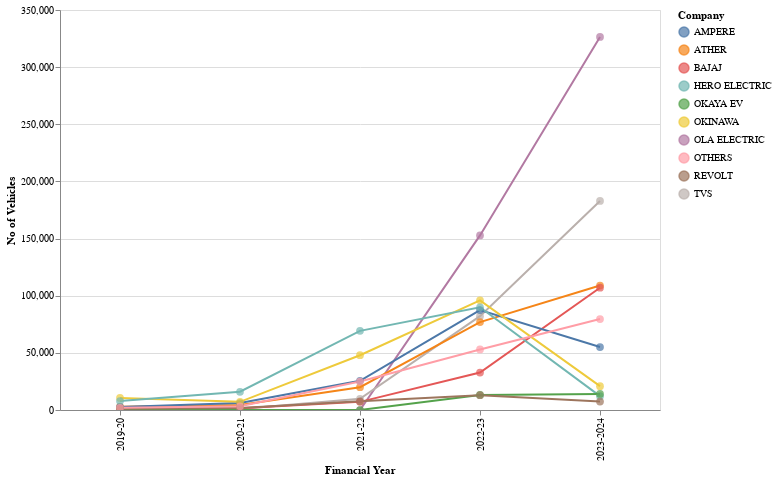

Here is the notebook cell this chart was saved with:
### Code cell
import altair as alt

# Reshape the data for plotting
df_melted = df3.melt(id_vars=['Company'],
                     value_vars=['2019-20', '2020-21', '2021-22', '2022-23', '2023-2024'],
                     var_name='Financial Year',
                     value_name='No of Vehicles')

# Create the line chart with highlighted points
chart = alt.Chart(df_melted).mark_line().encode(
    x='Financial Year',
    y='No of Vehicles',
    color='Company'
).properties(
    width=600,
    height=400
).interactive()

# Add points to highlight the data
chart = chart + alt.Chart(df_melted).mark_point(filled=True, size=60).encode(
    x='Financial Year',
    y='No of Vehicles',
    color='Company',
    tooltip=['Company', 'Financial Year', 'No of Vehicles']
)

chart

### Figure 1 — Vega-Lite specification as saved in the notebook (floating-point values rounded to 4 significant figures)
{"config": {"view": {"continuousWidth": 400, "continuousHeight": 300}}, "layer": [{"mark": "line", "encoding": {"color": {"field": "Company", "type": "nominal"}, "x": {"field": "Financial Year", "type": "nominal"}, "y": {"field": "No of Vehicles", "type": "quantitative"}}, "height": 400, "selection": {"selector003": {"type": "interval", "bind": "scales", "encodings": ["x", "y"]}}, "width": 600}, {"mark": {"type": "point", "filled": true, "size": 60}, "encoding": {"color": {"field": "Company", "type": "nominal"}, "tooltip": [{"field": "Company", "type": "nominal"}, {"field": "Financial Year", "type": "nominal"}, {"field": "No of Vehicles", "type": "quantitative"}], "x": {"field": "Financial Year", "type": "nominal"}, "y": {"field": "No of Vehicles", "type": "quantitative"}}}], "data": {"name": "data-fa93e015c571718119daa79fdcc19c96"}, "$schema": "https://vega.github.io/schema/vega-lite/v4.17.0.json", "datasets": {"data-fa93e015c571718119daa79fdcc19c96": [{"Company": "OLA ELECTRIC", "Financial Year": "2019-20", "No of Vehicles": 0}, {"Company": "TVS", "Financial Year": "2019-20", "No of Vehicles": 0}, {"Company": "ATHER", "Financial Year": "2019-20", "No of Vehicles": 2905}, {"Company": "BAJAJ", "Financial Year": "2019-20", "No of Vehicles": 0}, {"Company": "AMPERE", "Financial Year": "2019-20", "No of Vehicles": 2518}, {"Company": "OKINAWA", "Financial Year": "2019-20", "No of Vehicles": 10544}, {"Company": "HERO ELECTRIC", "Financial Year": "2019-20", "No of Vehicles": 7865}, {"Company": "OKAYA EV", "Financial Year": "2019-20", "No of Vehicles": 0}, {"Company": "REVOLT", "Financial Year": "2019-20", "No of Vehicles": 1063}, {"Company": "OTHERS", "Financial Year": "2019-20", "No of Vehicles": 1939}, {"Company": "OLA ELECTRIC", "Financial Year": "2020-21", "No of Vehicles": 0}, {"Company": "TVS", "Financial Year": "2020-21", "No of Vehicles": 838}, {"Company": "ATHER", "Financial Year": "2020-21", "No of Vehicles": 4401}, {"Company": "BAJAJ", "Financial Year": "2020-21", "No of Vehicles": 1470}, {"Company": "AMPERE", "Financial Year": "2020-21", "No of Vehicles": 6095}, {"Company": "OKINAWA", "Financial Year": "2020-21", "No of Vehicles": 7129}, {"Company": "HERO ELECTRIC", "Financial Year": "2020-21", "No of Vehicles": 15956}, {"Company": "OKAYA EV", "Financial Year": "2020-21", "No of Vehicles": 0}, {"Company": "REVOLT", "Financial Year": "2020-21", "No of Vehicles": 1793}, {"Company": "OTHERS", "Financial Year": "2020-21", "No of Vehicles": 3251}, {"Company": "OLA ELECTRIC", "Financial Year": "2021-22", "No of Vehicles": 0}, {"Company": "TVS", "Financial Year": "2021-22", "No of Vehicles": 9740}, {"Company": "ATHER", "Financial Year": "2021-22", "No of Vehicles": 19981}, {"Company": "BAJAJ", "Financial Year": "2021-22", "No of Vehicles": 7114}, {"Company": "AMPERE", "Financial Year": "2021-22", "No of Vehicles": 25516}, {"Company": "OKINAWA", "Financial Year": "2021-22", "No of Vehicles": 47926}, {"Company": "HERO ELECTRIC", "Financial Year": "2021-22", "No of Vehicles": 69235}, {"Company": "OKAYA EV", "Financial Year": "2021-22", "No of Vehicles": 0}, {"Company": "REVOLT", "Financial Year": "2021-22", "No of Vehicles": 7641}, {"Company": "OTHERS", "Financial Year": "2021-22", "No of Vehicles": 24865}, {"Company": "OLA ELECTRIC", "Financial Year": "2022-23", "No of Vehicles": 152779}, {"Company": "TVS", "Financial Year": "2022-23", "No of Vehicles": 82109}, {"Company": "ATHER", "Financial Year": "2022-23", "No of Vehicles": 76939}, {"Company": "BAJAJ", "Financial Year": "2022-23", "No of Vehicles": 32805}, {"Company": "AMPERE", "Financial Year": "2022-23", "No of Vehicles": 87392}, {"Company": "OKINAWA", "Financial Year": "2022-23", "No of Vehicles": 95939}, {"Company": "HERO ELECTRIC", "Financial Year": "2022-23", "No of Vehicles": 89874}, {"Company": "OKAYA EV", "Financial Year": "2022-23", "No of Vehicles": 13175}, {"Company": "REVOLT", "Financial Year": "2022-23", "No of Vehicles": 12932}, {"Company": "OTHERS", "Financial Year": "2022-23", "No of Vehicles": 52973}, {"Company": "OLA ELECTRIC", "Financial Year": "2023-2024", "No of Vehicles": 326443}, {"Company": "TVS", "Financial Year": "2023-2024", "No of Vehicles": 182959}, {"Company": "ATHER", "Financial Year": "2023-2024", "No of Vehicles": 108872}, {"Company": "BAJAJ", "Financial Year": "2023-2024", "No of Vehicles": 106990}, {"Company": "AMPERE", "Financial Year": "2023-2024", "No of Vehicles": 55057}, {"Company": "OKINAWA", "Financial Year": "2023-2024", "No of Vehicles": 20873}, {"Company": "HERO ELECTRIC", "Financial Year": "2023-2024", "No of Vehicles": 12094}, {"Company": "OKAYA EV", "Financial Year": "2023-2024", "No of Vehicles": 14035}, {"Company": "REVOLT", "Financial Year": "2023-2024", "No of Vehicles": 7342}, {"Company": "OTHERS", "Financial Year": "2023-2024", "No of Vehicles": 79622}]}}
